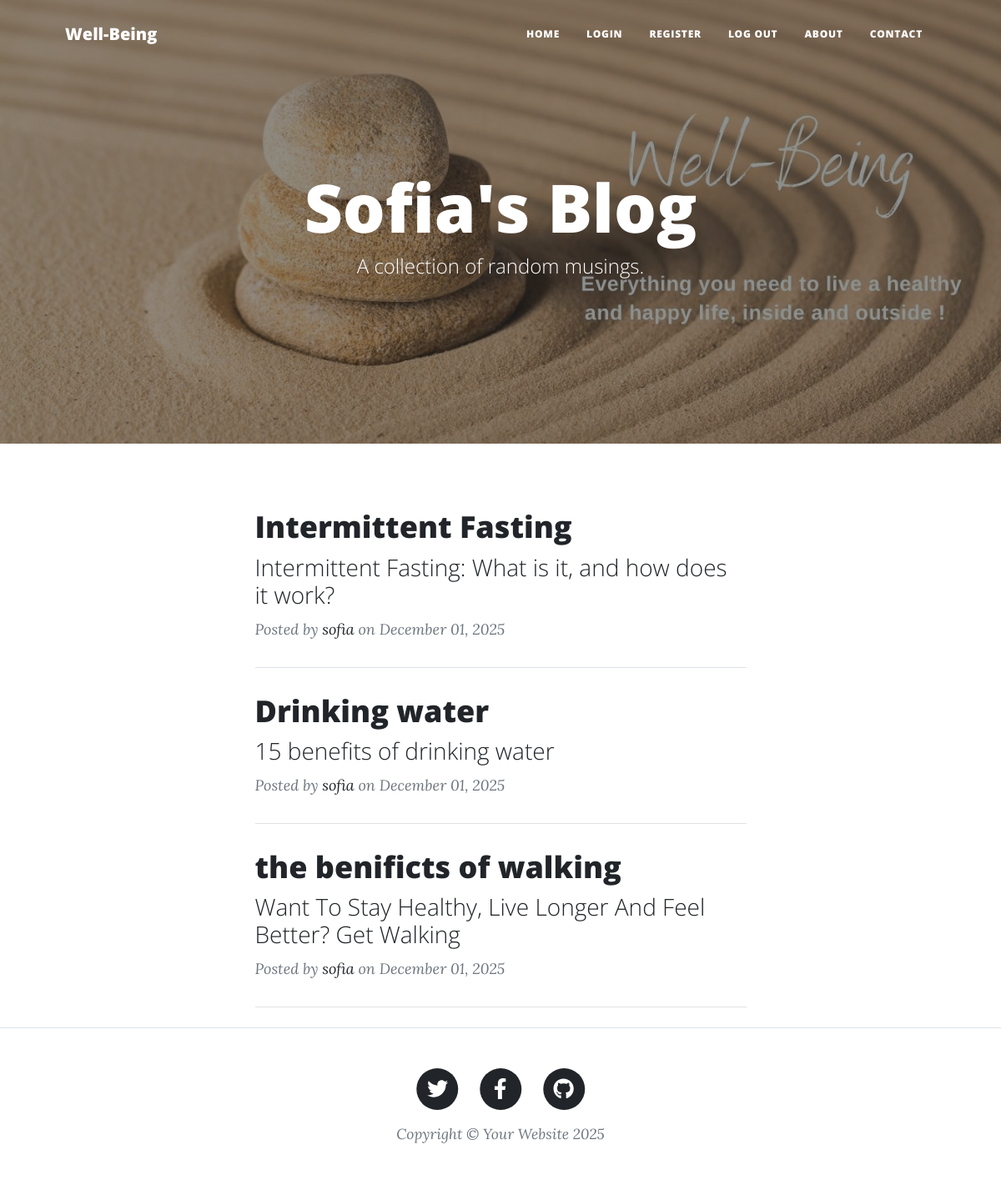
The page / on the database its author committed.
### main.py (models this page shows)
class BlogPost(db.Model):
    __tablename__ = "blog_posts"
    id: Mapped[int] = mapped_column(Integer, primary_key=True)
    author_id:Mapped[int]=mapped_column(Integer,db.ForeignKey("users.id"))
    title: Mapped[str] = mapped_column(String(250), unique=True, nullable=False)
    subtitle: Mapped[str] = mapped_column(String(250), nullable=False)
    date: Mapped[str] = mapped_column(String(250), nullable=False)
    body: Mapped[str] = mapped_column(Text, nullable=False)
    img_url: Mapped[str] = mapped_column(String(250), nullable=False)
    author: Mapped["User"] = relationship("User", back_populates="posts")
    comments:Mapped[list["Comment"]]=relationship("Comment",back_populates="posts",cascade="all, delete")

class User(db.Model,UserMixin):
    __tablename__ = "users"
    id: Mapped[int] = mapped_column(Integer, primary_key=True)
    email: Mapped[str] = mapped_column(String(100), unique=True)
    password: Mapped[str] = mapped_column(String(1000))
    name: Mapped[str] = mapped_column(String(1000))
    posts:Mapped[list["BlogPost"]]=relationship("BlogPost",back_populates="author")
    comments:Mapped[list["Comment"]]=relationship("Comment",back_populates="author")

### main.py (the view)
@app.route('/')
def get_all_posts():
    result = db.session.execute(db.select(BlogPost))
    posts = result.scalars().all()
    return render_template("index.html", all_posts=posts)

### templates/index.html (shortened to what this page needs)
{% include "header.html" %}
<header
  class="masthead"
  style="background-image: url('../static/assets/img/well-being.jpg')"
>
  <div class="container position-relative px-4 px-lg-5">
    <div class="row gx-4 gx-lg-5 justify-content-center">
      <div class="col-md-10 col-lg-8 col-xl-7">
        <div class="site-heading">
          <h1>Sofia's Blog</h1>
          <span class="subheading">A collection of random musings.</span>
        </div>
      </div>
    </div>
  </div>
</header>
<div class="container px-4 px-lg-5">
  <div class="row gx-4 gx-lg-5 justify-content-center">
    <div class="col-md-10 col-lg-8 col-xl-7">
      {% for post in all_posts %}
      <div class="post-preview">
        <a href="{{ url_for('show_post', post_id=post.id) }}">
          <h2 class="post-title">{{ post.title }}</h2>
          <h3 class="post-subtitle">{{ post.subtitle }}</h3>
        </a>
        <p class="post-meta">
          Posted by
          <a href="#">{{post.author.name}}</a>
          on {{post.date}}
      </div>
      <hr class="my-4" />
      {% endfor %}
    </div>
  </div>
</div>
{% include "footer.html" %}

### templates/header.html (shortened to what this page needs)
<!DOCTYPE html>
<html lang="en">
  <head>
    {% block styles %}
    {{ bootstrap.load_css() }}
    <link
      href="{{ url_for('static', filename='css/styles.css') }}"
      rel="stylesheet"
    />
    {% endblock %}
  </head>
  <body>
    <nav class="navbar navbar-expand-lg navbar-light" id="mainNav">
      <div class="container px-4 px-lg-5">
        <a class="navbar-brand" href="/">Well-Being</a>
        <div class="collapse navbar-collapse" id="navbarResponsive">
          <ul class="navbar-nav ms-auto py-4 py-lg-0">
            <li class="nav-item">
              <a
                class="nav-link px-lg-3 py-3 py-lg-4"
                href="{{ url_for('get_all_posts') }}"
                >Home</a
              >
            </li>
            {%if not current_user.is_authenticated  %}
            <li class="nav-item">
              <a
                class="nav-link px-lg-3 py-3 py-lg-4"
                href="{{ url_for('login') }}"
                >Login</a
              >
            </li>
            <li class="nav-item">
              <a
                class="nav-link px-lg-3 py-3 py-lg-4"
                href="{{ url_for('register') }}"
                >Register</a
              >
            </li>
            {%endif%}
            <li class="nav-item">
              <a
                class="nav-link px-lg-3 py-3 py-lg-4"
                href="{{ url_for('logout') }}"
                >Log Out</a
              >
            </li>
            <li class="nav-item">
              <a
                class="nav-link px-lg-3 py-3 py-lg-4"
                href="{{ url_for('about') }}"
                >About</a
              >
            </li>
            <li class="nav-item">
              <a
                class="nav-link px-lg-3 py-3 py-lg-4"
                href="{{ url_for('contact') }}"
                >Contact</a
              >
            </li>
          </ul>
        </div>
      </div>
    </nav>
  </body>
</html>

### templates/footer.html (shortened to what this page needs)
        <footer class="border-top">
          <div class="container px-4 px-lg-5">
              <div class="row gx-4 gx-lg-5 justify-content-center">
                  <div class="col-md-10 col-lg-8 col-xl-7">
                      <ul class="list-inline text-center">
                          <li class="list-inline-item">
                              <a href="#!">
                                  <span class="fa-stack fa-lg">
                                      <i class="fas fa-circle fa-stack-2x"></i>
                                      <i class="fab fa-twitter fa-stack-1x fa-inverse"></i>
                                  </span>
                              </a>
                          </li>
                          <li class="list-inline-item">
                              <a href="#!">
                                  <span class="fa-stack fa-lg">
                                      <i class="fas fa-circle fa-stack-2x"></i>
                                      <i class="fab fa-facebook-f fa-stack-1x fa-inverse"></i>
                                  </span>
                              </a>
                          </li>
                          <li class="list-inline-item">
                              <a href="#!">
                                  <span class="fa-stack fa-lg">
                                      <i class="fas fa-circle fa-stack-2x"></i>
                                      <i class="fab fa-github fa-stack-1x fa-inverse"></i>
                                  </span>
                              </a>
                          </li>
                      </ul>
                      <div class="small text-center text-muted fst-italic">Copyright &copy; Your Website 2025</div>
                  </div>
              </div>
          </div>
      </footer>
  </body>
</html>

### rows shown on the page
BlogPost: title "Intermittent Fasting", subtitle "Intermittent Fasting: What is it, and how does it work?", author.name "sofia", date "December 01, 2025"
BlogPost: title "Drinking water", subtitle "15 benefits of drinking water", author.name "sofia", date "December 01, 2025"
BlogPost: title "the benificts of walking", subtitle "Want To Stay Healthy, Live Longer And Feel Better? Get Walking", author.name "sofia", date "December 01, 2025"
